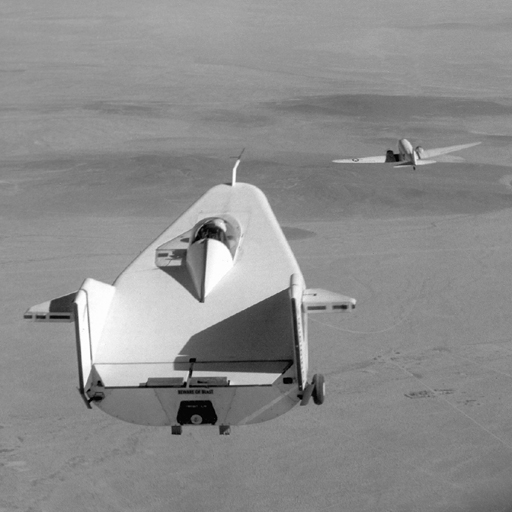
%> input picture 044159_ee_lab/061_Image_Processing/IP-Files/liftingbody.png, 512 x 512 px
$ octave ex2.m   (GNU Octave 9; MATLAB toolbox functions it lacks are replaced by stand-ins)
%> lines starting %> are read from the running program, lines starting %| are printed output that depends on the picture
lb=imread('liftingbody.png');
%> lb is the input picture: size 512x512 uint8; min 0, max 255, mean 140.3
figure(1); imshow(lb);
figure(2); imhist(lb);
%> after `imhist(lb)`:
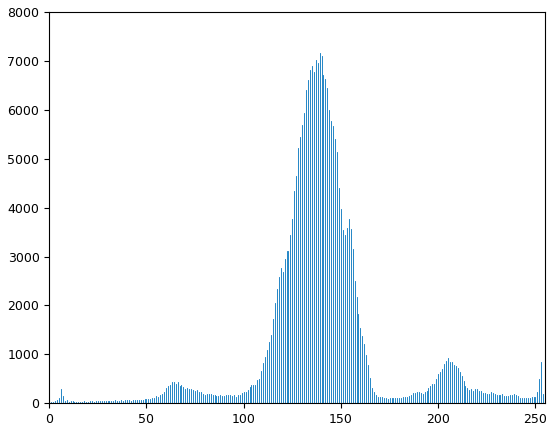
%> figure redrawn from the program's plot data; highest point at x = 139, y = 7168
figure(3); histeq(lb);
figure(4); imhist(histeq(lb));
%> after `imhist(histeq(lb))`:
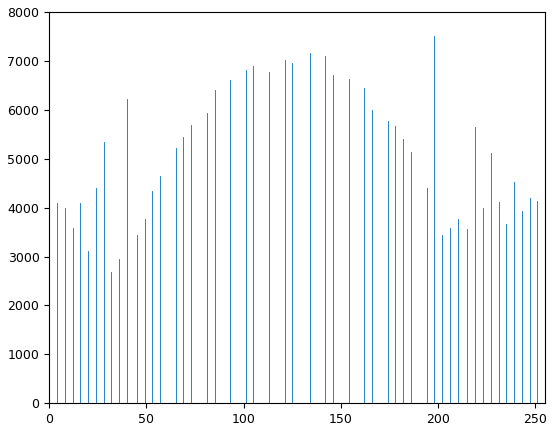
%> figure redrawn from the program's plot data; highest point at x = 198, y = 7506
